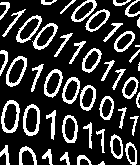
%> input picture Ressources/chiffres.png, 140 x 165 px
$ octave tpv4.m   (GNU Octave 9; MATLAB toolbox functions it lacks are replaced by stand-ins)
%> lines starting %> are read from the running program, lines starting %| are printed output that depends on the picture; in (x1, y1, x2, y2) boxes, pixels count from 0 and x2, y2 are one past the last pixel; in counts of white or black regions, pixels touching at a corner belong together; the program's own positions count from 1
image = imread("Ressources/chiffres.png","png");
%> image is the input picture: size 165x140x3 uint8; 22.4% white; 46 white regions (3 under 20 px), largest, box (x1, y1, x2, y2) and area: (1, 100, 20, 133) 249, (23, 104, 40, 136) 229, (6, 56, 27, 87) 220

img_gray = rgb2gray(image);

% Afficher l'image originale
figure;
imshow(img_gray);
title('Image originale en niveaux de gris');

% Seuillage binaire (binarisation)
threshold = 100; % Ajustez ce seuil en fonction de l'image
img_binary = img_gray > threshold;

% Afficher l'image binaire
figure;
imshow(img_binary);
title('Image binaire après seuillage');

% Étiquetage des objets
[img_label, num_objects] = bwlabel(img_binary);
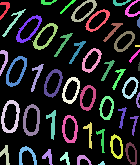
%> img_label: size 165x140 double; 47 distinct labels, from 0 to 46; one colour per label, 0 black
%> num_objects = 46

figure;
imshow(img_label);

% Afficher le nombre d'objets détectés
fprintf('Nombre d''objets détectés : %d\n', num_objects);
%| Nombre d'objets détectés : 46

% Coloration des objets étiquetés (une couleur par objet)
img_color = label2rgb(img_label, 'jet', 'k', 'shuffle');
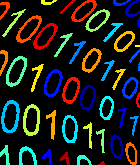
%> img_color: size 165x140x3 uint8; mean R, G, B 27.4, 31.6, 27.4

% Afficher les objets colorés
figure;
imshow(img_color);
title('Image des objets colorés (une couleur par objet)');

% Afficher tous les résultats
figure;
subplot(2, 2, 1);
imshow(img_gray);
title('Image originale');

subplot(2, 2, 2);
imshow(img_binary);
title('Image binaire');

subplot(2, 2, 3);
imshow(label2rgb(img_label, 'parula', 'k', 'shuffle'));
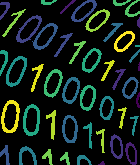
%> displayed picture: size 165x140x3, on the screen's scale of 0 to 255; mean R, G, B 19.5, 32.7, 24.6
title('Étiquetage des objets');

subplot(2, 2, 4);
imshow(img_color);
title('Objets colorés');
